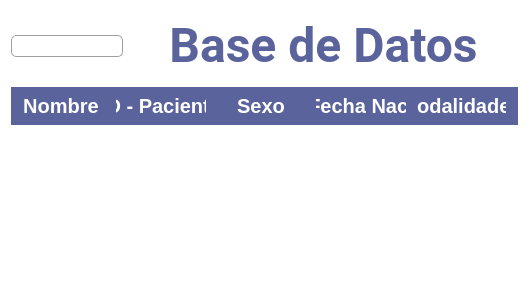
      <widget class="QWidget" name="pantallaBaseDeDatos">
       <property name="styleSheet">
        <string notr="true">background-color: rgb(255, 255, 255);</string>
       </property>
       <layout class="QVBoxLayout" name="verticalLayout_6">
        <item>
         <layout class="QHBoxLayout" name="horizontalLayout_7">
          <item>
           <widget class="QLineEdit" name="filterLiner_db">
            <property name="maximumSize">
             <size>
              <width>300</width>
              <height>16777215</height>
             </size>
            </property>
            <property name="styleSheet">
             <string notr="true">border: 1px solid #A0A0A0;
border-radius: 5px;
padding: 2px;
background-color: white;</string>
            </property>
           </widget>
          </item>
          <item>
           <spacer name="horizontalSpacer_4">
            <property name="orientation">
             <enum>Qt::Horizontal</enum>
            </property>
            <property name="sizeType">
             <enum>QSizePolicy::MinimumExpanding</enum>
            </property>
            <property name="sizeHint" stdset="0">
             <size>
              <width>40</width>
              <height>20</height>
             </size>
            </property>
           </spacer>
          </item>
          <item>
           <widget class="QLabel" name="label_3">
            <property name="minimumSize">
             <size>
              <width>0</width>
              <height>70</height>
             </size>
            </property>
            <property name="font">
             <font>
              <family>Roboto</family>
              <pointsize>36</pointsize>
              <weight>75</weight>
              <bold>true</bold>
             </font>
            </property>
            <property name="text">
             <string>&lt;html&gt;&lt;head/&gt;&lt;body&gt;&lt;p&gt;&lt;span style=&quot; color:#5a639c;&quot;&gt;Base de Datos&lt;/span&gt;&lt;/p&gt;&lt;/body&gt;&lt;/html&gt;</string>
            </property>
            <property name="alignment">
             <set>Qt::AlignCenter</set>
            </property>
           </widget>
          </item>
          <item>
           <spacer name="horizontalSpacer_5">
            <property name="orientation">
             <enum>Qt::Horizontal</enum>
            </property>
            <property name="sizeType">
             <enum>QSizePolicy::Expanding</enum>
            </property>
            <property name="sizeHint" stdset="0">
             <size>
              <width>40</width>
              <height>20</height>
             </size>
            </property>
           </spacer>
          </item>
         </layout>
        </item>
        <item>
         <widget class="QTableWidget" name="database_table">
          <property name="sizePolicy">
           <sizepolicy hsizetype="Expanding" vsizetype="Expanding">
            <horstretch>0</horstretch>
            <verstretch>0</verstretch>
           </sizepolicy>
          </property>
          <property name="cursor" stdset="0">
           <cursorShape>ArrowCursor</cursorShape>
          </property>
          <property name="autoFillBackground">
           <bool>false</bool>
          </property>
          <property name="styleSheet">
           <string notr="true">QTableWidget {
    font-family: 'Roboto', sans-serif;

    border-radius: 10px;
    gridline-color: #D9D9D9;
    border: none;
}

QHeaderView::section {
    background-color: #5A639C;
    color: white;
    font-weight: bold;
	font-size: 20px;
    padding: 5px;
    border: none;
    text-align: center;
}

QTableWidget::item {
    color: black;
    font-weight: regular;
    background-color: #D9D9D9;
	font-size: 16px;
    padding: 5px;
    text-align: center;
    border: none;
}

QTableWidget::item:selected {
    background-color: #B0B0B0;
}

/* Centrar verticalmente el contenido de las celdas */
QTableWidget::item {
    padding-top: 5px;
    padding-bottom: 5px;
}

/* Asegurar que el texto se centre horizontalmente */
QTableWidget {
    qproperty-textElideMode: ElideNone;
    qproperty-showGrid: false;
}

/* Estilo para el viewport del QTableWidget */
QTableWidget QTableCornerButton::section {
    background-color: #5A639C;
    border: none;
}

QScrollBar:horizontal,
QScrollBar:vertical {
    background-color: #D9D9D9;
    border-radius: 5px;
    margin: 0px;
}

QScrollBar::handle:horizontal,
QScrollBar::handle:vertical {
    background-color: #5A639C;
    border-radius: 5px;
    min-height: 2px;
    min-width: 2px;
}

QScrollBar::add-line:horizontal,
QScrollBar::sub-line:horizontal,
QScrollBar::add-line:vertical,
QScrollBar::sub-line:vertical {
    border: none;
    background: none;
    width: 0px;
    height: 0px;
}

QScrollBar::add-page:horizontal,
QScrollBar::sub-page:horizontal,
QScrollBar::add-page:vertical,
QScrollBar::sub-page:vertical {
    background: none;
}

QScrollBar::handle:vertical {
    max-height: 10px;
    min-height: 8px;
}</string>
          </property>
          <property name="verticalScrollBarPolicy">
           <enum>Qt::ScrollBarAsNeeded</enum>
          </property>
          <property name="horizontalScrollBarPolicy">
           <enum>Qt::ScrollBarAlwaysOff</enum>
          </property>
          <property name="selectionBehavior">
           <enum>QAbstractItemView::SelectRows</enum>
          </property>
          <property name="showGrid">
           <bool>false</bool>
          </property>
          <property name="cornerButtonEnabled">
           <bool>false</bool>
          </property>
          <column>
           <property name="text">
            <string>Nombre</string>
           </property>
          </column>
          <column>
           <property name="text">
            <string>ID - Paciente</string>
           </property>
          </column>
          <column>
           <property name="text">
            <string>Sexo</string>
           </property>
          </column>
          <column>
           <property name="text">
            <string>Fecha Nac.</string>
           </property>
          </column>
          <column>
           <property name="text">
            <string>Modalidades</string>
           </property>
          </column>
          <column>
           <property name="text">
            <string/>
           </property>
           <property name="icon">
            <iconset>
             <normaloff>Assets/trash.png</normaloff>Assets/trash.png</iconset>
           </property>
          </column>
         </widget>
        </item>
       </layout>
      </widget>
